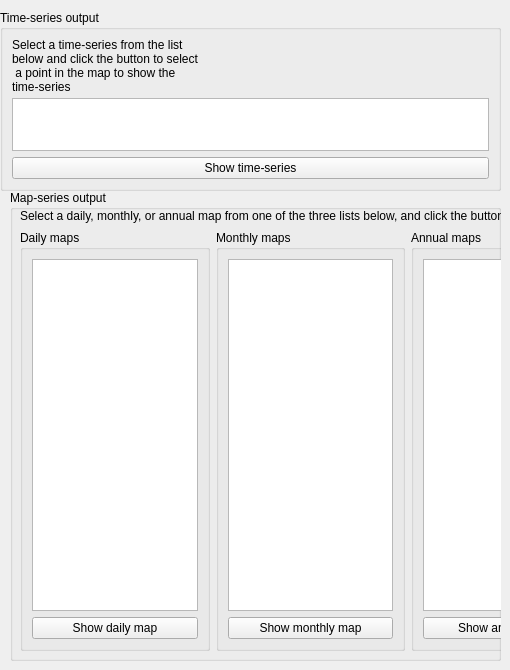
     <widget class="QWidget" name="visualizeTab">
      <attribute name="title">
       <string>Visualize results</string>
      </attribute>
      <widget class="QGroupBox" name="groupBox_34">
       <property name="geometry">
        <rect>
         <x>0</x>
         <y>10</y>
         <width>501</width>
         <height>181</height>
        </rect>
       </property>
       <property name="title">
        <string>Time-series output</string>
       </property>
       <layout class="QVBoxLayout" name="verticalLayout_33">
        <item>
         <widget class="QLabel" name="label_6">
          <property name="text">
           <string>Select a time-series from the list
below and click the button to select
 a point in the map to show the
time-series</string>
          </property>
         </widget>
        </item>
        <item>
         <widget class="QListWidget" name="timeSeriesListWidget"/>
        </item>
        <item>
         <widget class="QPushButton" name="showTimeSeriesButton">
          <property name="text">
           <string>Show time-series</string>
          </property>
         </widget>
        </item>
       </layout>
      </widget>
      <widget class="QGroupBox" name="groupBox_35">
       <property name="geometry">
        <rect>
         <x>10</x>
         <y>190</y>
         <width>491</width>
         <height>471</height>
        </rect>
       </property>
       <property name="title">
        <string>Map-series output</string>
       </property>
       <widget class="QWidget" name="horizontalLayoutWidget_6">
        <property name="geometry">
         <rect>
          <x>10</x>
          <y>40</y>
          <width>581</width>
          <height>421</height>
         </rect>
        </property>
        <layout class="QHBoxLayout" name="horizontalLayout_105">
         <item>
          <widget class="QGroupBox" name="groupBox_36">
           <property name="title">
            <string>Daily maps</string>
           </property>
           <layout class="QVBoxLayout" name="verticalLayout_34">
            <item>
             <widget class="QListWidget" name="dMapSeriesListWidget"/>
            </item>
            <item>
             <widget class="QPushButton" name="showDMapSeriesButton">
              <property name="text">
               <string>Show daily map</string>
              </property>
             </widget>
            </item>
           </layout>
          </widget>
         </item>
         <item>
          <widget class="QGroupBox" name="groupBox_37">
           <property name="title">
            <string>Monthly maps</string>
           </property>
           <layout class="QVBoxLayout" name="verticalLayout_35">
            <item>
             <widget class="QListWidget" name="mMapSeriesListWidget"/>
            </item>
            <item>
             <widget class="QPushButton" name="showMMapSeriesButton">
              <property name="text">
               <string>Show monthly map</string>
              </property>
             </widget>
            </item>
           </layout>
          </widget>
         </item>
         <item>
          <widget class="QGroupBox" name="groupBox_38">
           <property name="title">
            <string>Annual maps</string>
           </property>
           <layout class="QVBoxLayout" name="verticalLayout_36">
            <item>
             <widget class="QListWidget" name="yMapSeriesListWidget"/>
            </item>
            <item>
             <widget class="QPushButton" name="showYMapSeriesButton">
              <property name="text">
               <string>Show annual map</string>
              </property>
             </widget>
            </item>
           </layout>
          </widget>
         </item>
        </layout>
       </widget>
       <widget class="QLabel" name="label_7">
        <property name="geometry">
         <rect>
          <x>10</x>
          <y>10</y>
          <width>581</width>
          <height>31</height>
         </rect>
        </property>
        <property name="text">
         <string>Select a daily, monthly, or annual map from one of the three lists below, and click the button to show the map.</string>
        </property>
       </widget>
      </widget>
     </widget>
